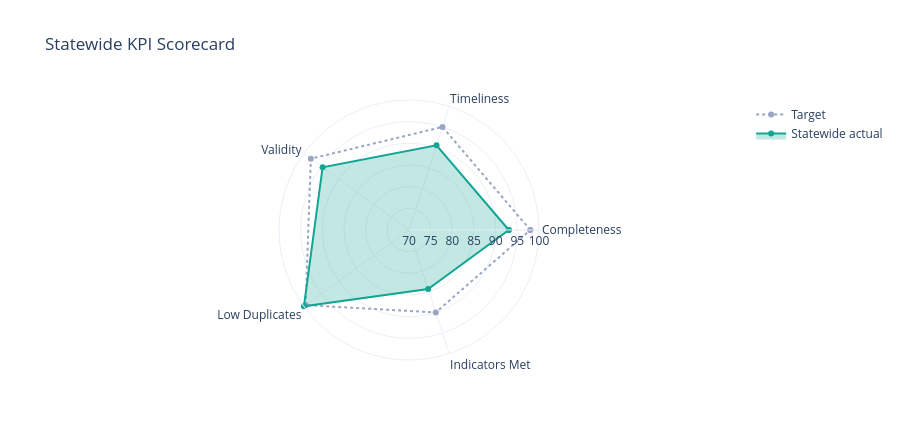

Notebook source saved alongside this figure:
### Code cell
# Statewide scorecard radar: five quality dimensions normalized 0-100 against targets
radar_metrics = {
    "Completeness":  (submissions.completeness_rate.mean(), 0.98),
    "Timeliness":    (submissions.on_time.mean(), 0.95),
    "Validity":      (1 - submissions.validity_error_rate.mean(), 0.98),
    "Low Duplicates":(1 - min(submissions.duplicate_count.sum() / submissions.records_submitted.sum(), 1), 0.995),
    "Indicators Met":(idea_indicators.met_target.mean(), 0.90),
}
labels = list(radar_metrics.keys())
actual = [radar_metrics[k][0] * 100 for k in labels]
target = [radar_metrics[k][1] * 100 for k in labels]

fig_radar = go.Figure()
fig_radar.add_trace(go.Scatterpolar(r=target + [target[0]], theta=labels + [labels[0]],
                                     name="Target", line=dict(color="#9AA6C3", dash="dot")))
fig_radar.add_trace(go.Scatterpolar(r=actual + [actual[0]], theta=labels + [labels[0]],
                                     name="Statewide actual", fill="toself",
                                     line=dict(color="#12A594"), fillcolor="rgba(18,165,148,0.25)"))
fig_radar.update_layout(template=PLOT_TEMPLATE, height=440, title="Statewide KPI Scorecard",
                         polar=dict(radialaxis=dict(range=[70, 100])))
fig_radar.show()

### Figure 1 — Plotly figure (JSON) as saved in the notebook; plotly's stock layout.template omitted (floating-point values rounded to 4 significant figures)
{"data": [{"line": {"color": "#9AA6C3", "dash": "dot"}, "name": "Target", "r": [98.0, 95.0, 98.0, 99.5, 90.0, 98.0], "theta": ["Completeness", "Timeliness", "Validity", "Low Duplicates", "Indicators Met", "Completeness"], "type": "scatterpolar"}, {"fill": "toself", "fillcolor": "rgba(18,165,148,0.25)", "line": {"color": "#12A594"}, "name": "Statewide actual", "r": [93.04, 90.56, 94.64, 99.97, 84.31, 93.04], "theta": ["Completeness", "Timeliness", "Validity", "Low Duplicates", "Indicators Met", "Completeness"], "type": "scatterpolar"}], "layout": {"height": 440, "polar": {"radialaxis": {"range": [70, 100]}}, "title": {"text": "Statewide KPI Scorecard"}}}
